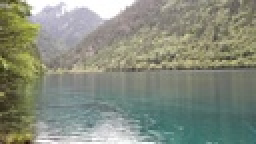
%> input picture img/test1.JPG, 128 x 72 px, shrunk from 1280 x 719 before the run (shown 2 times larger)
$ octave main.m   (GNU Octave 9; MATLAB toolbox functions it lacks are replaced by stand-ins)
%> lines starting %> are read from the running program, lines starting %| are printed output that depends on the picture; in (x1, y1, x2, y2) boxes, pixels count from 0 and x2, y2 are one past the last pixel; in counts of white or black regions, pixels touching at a corner belong together; the program's own positions count from 1
### clustersTest.m
function clusters = clustersTest(im1, k)
[idx,C] = kmeans(im1(:), k);
length = size(idx);
im = ones(1,length(1));
for i = 1:length;
    im(i) = C(idx(i));
end
clusters = reshape(im, size(im1));

### filter2gray.m
function C = filter2gray(A,B)
C = ones(size(A));
size(filter2(A(:,:), B, 'same'))
C(:,:) = filter2(B, A(:,:), 'same');

### iterIm.m
function im1 = iterIm(im,k,sigma,n)
im1 = im;
for i = 1:n
    im1 = clustersTest(clustersTest(im1,4) +  im1 - gaussianBlur(im1, sigma),4);
end

### gaussianBlur.m
function blur = gaussianBlur(im, sigma1)
f1 = fspecial( 'gaussian', 6*sigma1+1, sigma1);
blur = filter2gray(im, f1);

### main.m
%change this line of code to the image you want to test this code on
dataDir = fullfile('img','test1.jpg');

im1 = rgb2gray(imread(dataDir));
%> im1: size 72x128 uint8; min 21, max 255, mean 137.4
figure(1); clf;

sigma = 4;
k=4;

im1 = double(im1)/255;
%> im1: size 72x128 double
subplot(3,3,1); imshow(im1); axis image off; title('grayscale im');

subplot(3,3,2); imshow(clustersTest(im1,2)); axis image off; title('k=2 cluster');
%> in clustersTest, `[idx,C] = kmeans(im1(:), k);`: C = [0.477; 0.74]
%> in clustersTest, `clusters = reshape(im, size(im1));`:
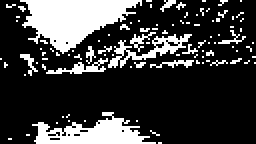
%> clusters: size 72x128 double (shown 2 times larger); values 0.477 (black) and 0.74 (white), 23.5% white; 98 white regions (88 under 20 px), largest, box (x1, y1, x2, y2) and area: (10, 0, 71, 27) 913, (16, 56, 78, 72) 504, (54, 17, 96, 34) 209
subplot(3,3,3); imshow(clustersTest(im1,4)); axis image off; title('k=4 cluster');
%> call 2 of clustersTest, with k = 4
%> in clustersTest (call 2), `[idx,C] = kmeans(im1(:), k);`: C = [0.928; 0.522; 0.387; 0.662]
%> in clustersTest (call 2), `clusters = reshape(im, size(im1));`:
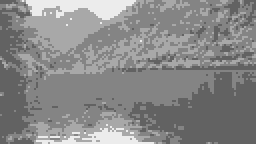
%> clusters: size 72x128 double (shown 2 times larger); min 0.387, max 0.928, mean 0.539
highFreq = im1 - gaussianBlur(im1, sigma);
%> in filter2gray, `size(filter2(A(:,:), B, 'same'))`: ans = [25 25]
subplot(3,3,4); imshow(highFreq); axis image off; title('high freq details');


%clusterIm1 = clustersTest(im1,4);
imTest = iterIm(im1,k, sigma, 2);
%> the loop in iterIm, `for i = 1:n` made 2 passes
subplot(3,3,5); imshow(imTest); axis image off;title('iters = 2');
imTest = iterIm(im1,k, sigma, 4);
%> the loop in iterIm (call 2), `for i = 1:n` made 4 passes
subplot(3,3,6); imshow(imTest); axis image off;title('iters = 4');
%> after `imshow(imTest)`:
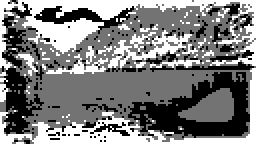
%> displayed picture: size 72x128, on the screen's scale of 0 to 255 (shown 2 times larger); min 0, max 255, mean 126.8
imTest = iterIm(im1,k, sigma, 6);
subplot(3,3,7); imshow(imTest); axis image off;title('iters = 6');
%> after `imshow(imTest)`:
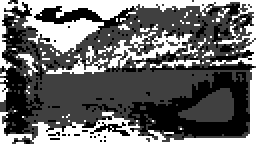
%> displayed picture: size 72x128, on the screen's scale of 0 to 255 (shown 2 times larger); min 0, max 255, mean 103.7
imTest = iterIm(im1,k, sigma, 8);
%> the loop in iterIm (call 4), `for i = 1:n` made 8 passes
%> pass 1, in iterIm (call 4), `im1 = clustersTest(clustersTest(im1,4) +  im1 - gaussianBlur(im1, sigm..`:
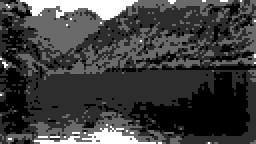
%> im1: size 72x128 double (shown 2 times larger); min 0.364, max 1.22, mean 0.577; drawn with min black and max white
subplot(3,3,8); imshow(imTest); axis image off;title('iters = 8');
imTest = iterIm(im1,k, sigma, 10);
%> call 5 of iterIm, with k = 4, sigma = 4, n = 10
%> the loop in iterIm (call 5), `for i = 1:n` made 10 passes
%> after the loop in iterIm (call 5), `for i = 1:n`:
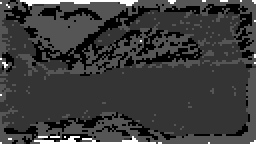
%> im1: size 72x128 double (shown 2 times larger); min -47.04, max 170.5, mean 4; drawn with min black and max white
subplot(3,3,9); imshow(imTest); axis image off;title('iters = 10');
%> after `imshow(imTest)`:
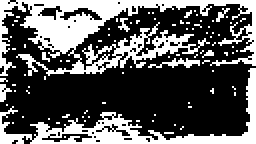
%> displayed picture: size 72x128, on the screen's scale of 0 to 255 (shown 2 times larger); 34.7% white; 89 white regions (85 under 20 px), largest, box (x1, y1, x2, y2) and area: (0, 0, 128, 38) 1978, (0, 34, 128, 72) 935, (74, 29, 100, 34) 56, (0, 42, 6, 51) 29
